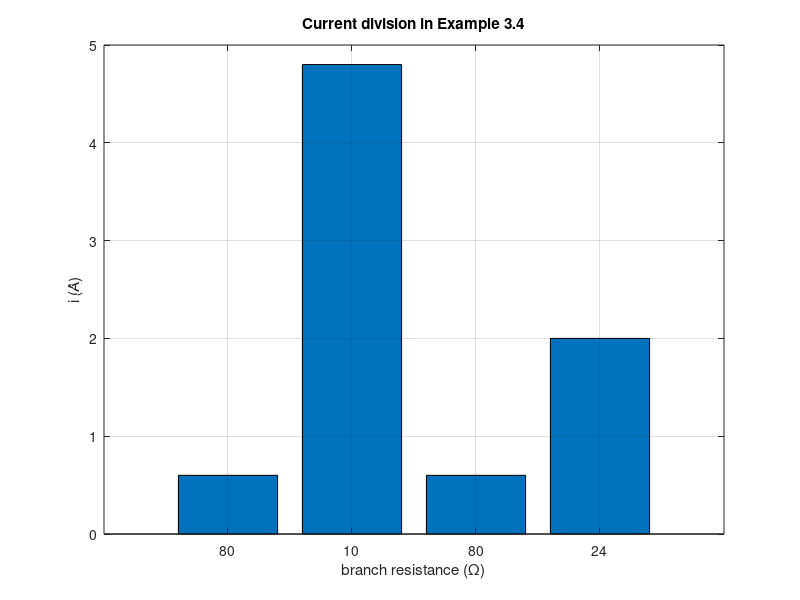

MATLAB code to generate this figure:
% Circuits 1 — Voltage Division and Current Division
%title: Current Division then Voltage Division (Example 3.4)
%ar-title: قسمة التيار ثم قسمة الجهد (مثال 3.4)
%lesson: c1-resistive-4
%course: circuits-1

%% Example 3.4
%ar: الفروع على التوازي: 80 و 10 و 80 و 24 Ω. Req = 6 Ω، و io = (Req/24) × 8 = 2 A، و v = 48 V، و vo = (30/80) × 48 = 18 V.
Rb = [36+44, 10, 40+10+30, 24];
Req = 1 / sum(1 ./ Rb);
io = Req/24 * 8; v = 24 * io; vo = 30/80 * v;
fprintf('Req = %g ohm, io = %g A, v = %g V, vo = %g V\n', Req, io, v, vo)

%% Every branch current at once
%ar: قسمة التيار لكل الفروع معًا: i_j = (Req/R_j) × 8، ومجموعها يجب أن يساوي 8 A.
ij = Req ./ Rb * 8;
fprintf('branch currents = %s A, sum = %g A\n', mat2str(ij, 4), sum(ij))

%%! Project idea: pie of the source current
%ar: مشروع: نرسم كيف يتوزع تيار المصدر 8 A على الفروع الأربعة: المقاومة الأصغر تأخذ الأكثر.
bar(ij); grid on; set(gca, 'xticklabel', {'80', '10', '80', '24'}); xlabel('branch resistance (\Omega)'); ylabel('i (A)'); title('Current division in Example 3.4')
